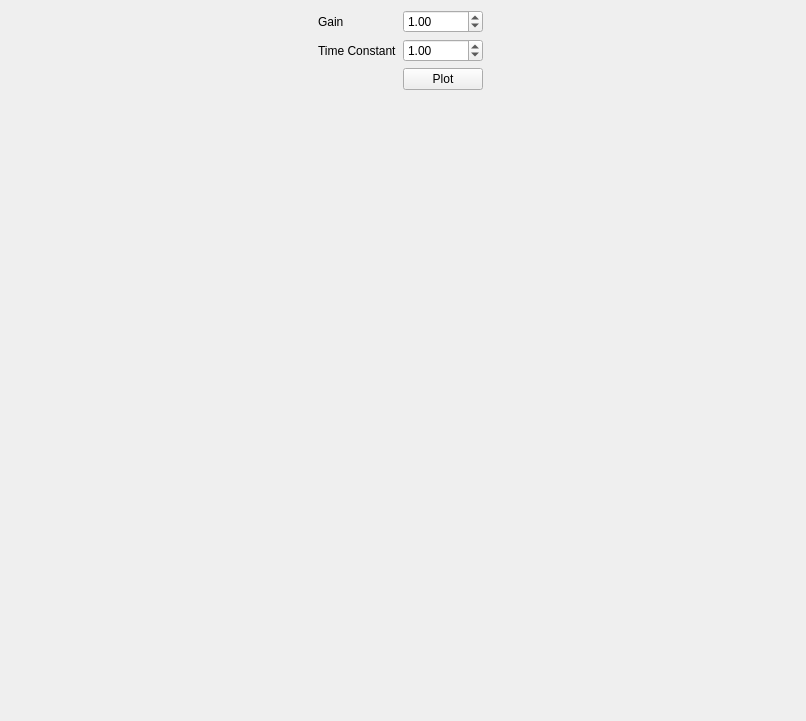
<?xml version="1.0" encoding="UTF-8"?>
<ui version="4.0">
 <class>MainWindow</class>
 <widget class="QMainWindow" name="MainWindow">
  <property name="windowModality">
   <enum>Qt::WindowModal</enum>
  </property>
  <property name="geometry">
   <rect>
    <x>0</x>
    <y>0</y>
    <width>806</width>
    <height>721</height>
   </rect>
  </property>
  <property name="sizePolicy">
   <sizepolicy hsizetype="Fixed" vsizetype="Fixed">
    <horstretch>0</horstretch>
    <verstretch>0</verstretch>
   </sizepolicy>
  </property>
  <property name="minimumSize">
   <size>
    <width>0</width>
    <height>0</height>
   </size>
  </property>
  <property name="baseSize">
   <size>
    <width>0</width>
    <height>0</height>
   </size>
  </property>
  <property name="windowTitle">
   <string>My Main Window</string>
  </property>
  <property name="toolButtonStyle">
   <enum>Qt::ToolButtonTextBesideIcon</enum>
  </property>
  <property name="unifiedTitleAndToolBarOnMac">
   <bool>false</bool>
  </property>
  <widget class="QWidget" name="centralwidget">
   <property name="sizePolicy">
    <sizepolicy hsizetype="MinimumExpanding" vsizetype="Preferred">
     <horstretch>0</horstretch>
     <verstretch>0</verstretch>
    </sizepolicy>
   </property>
   <property name="minimumSize">
    <size>
     <width>640</width>
     <height>480</height>
    </size>
   </property>
   <widget class="QWidget" name="widget" native="true">
    <property name="geometry">
     <rect>
      <x>10</x>
      <y>120</y>
      <width>781</width>
      <height>581</height>
     </rect>
    </property>
    <property name="sizePolicy">
     <sizepolicy hsizetype="Expanding" vsizetype="Expanding">
      <horstretch>0</horstretch>
      <verstretch>0</verstretch>
     </sizepolicy>
    </property>
    <property name="autoFillBackground">
     <bool>true</bool>
    </property>
    <widget class="QWidget" name="verticalLayoutWidget">
     <property name="geometry">
      <rect>
       <x>30</x>
       <y>30</y>
       <width>721</width>
       <height>521</height>
      </rect>
     </property>
     <layout class="QVBoxLayout" name="verticalLayout">
      <property name="sizeConstraint">
       <enum>QLayout::SetMinimumSize</enum>
      </property>
     </layout>
    </widget>
   </widget>
   <widget class="QWidget" name="horizontalLayoutWidget">
    <property name="geometry">
     <rect>
      <x>10</x>
      <y>10</y>
      <width>781</width>
      <height>101</height>
     </rect>
    </property>
    <layout class="QHBoxLayout" name="horizontalLayout">
     <property name="sizeConstraint">
      <enum>QLayout::SetMinimumSize</enum>
     </property>
     <item>
      <spacer name="horizontalSpacer_2">
       <property name="orientation">
        <enum>Qt::Horizontal</enum>
       </property>
       <property name="sizeType">
        <enum>QSizePolicy::Expanding</enum>
       </property>
       <property name="sizeHint" stdset="0">
        <size>
         <width>40</width>
         <height>20</height>
        </size>
       </property>
      </spacer>
     </item>
     <item>
      <layout class="QFormLayout" name="formLayout">
       <item row="0" column="0">
        <widget class="QLabel" name="labelGain">
         <property name="text">
          <string>Gain</string>
         </property>
        </widget>
       </item>
       <item row="0" column="1">
        <widget class="QDoubleSpinBox" name="gain">
         <property name="value">
          <double>1.000000000000000</double>
         </property>
        </widget>
       </item>
       <item row="1" column="1">
        <widget class="QDoubleSpinBox" name="tau">
         <property name="value">
          <double>1.000000000000000</double>
         </property>
        </widget>
       </item>
       <item row="1" column="0">
        <widget class="QLabel" name="labelTau">
         <property name="text">
          <string>Time Constant</string>
         </property>
        </widget>
       </item>
       <item row="2" column="1">
        <widget class="QPushButton" name="plotButton">
         <property name="text">
          <string>Plot</string>
         </property>
        </widget>
       </item>
      </layout>
     </item>
     <item>
      <spacer name="horizontalSpacer">
       <property name="orientation">
        <enum>Qt::Horizontal</enum>
       </property>
       <property name="sizeHint" stdset="0">
        <size>
         <width>40</width>
         <height>20</height>
        </size>
       </property>
      </spacer>
     </item>
    </layout>
   </widget>
   <zorder>widget</zorder>
   <zorder>tau</zorder>
   <zorder>gain</zorder>
   <zorder>lineEdit</zorder>
   <zorder>lineEdit_2</zorder>
   <zorder>horizontalLayoutWidget</zorder>
   <zorder>horizontalSpacer</zorder>
  </widget>
 </widget>
 <resources/>
 <connections/>
</ui>
